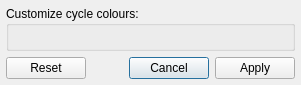
<ui version="4.0" >
 <class>HistoColorWindow</class>
 <widget class="QDialog" name="HistoColorWindow" >
  <property name="geometry" >
   <rect>
    <x>0</x>
    <y>0</y>
    <width>301</width>
    <height>85</height>
   </rect>
  </property>
  <property name="windowTitle" >
   <string>Cycles Color</string>
  </property>
  <layout class="QVBoxLayout" name="visualizationVLayout" >
   <property name="margin" >
    <number>6</number>
   </property>
   <item>
    <widget class="QGroupBox" name="groupBox" >
     <property name="title" >
      <string>Customize cycle colours:</string>
     </property>
     <layout class="QGridLayout" name="gridLayout" >
      <property name="margin" >
       <number>6</number>
      </property>
     </layout>
    </widget>
   </item>
   <item>
    <widget class="QDialogButtonBox" name="buttonBox" >
     <property name="orientation" >
      <enum>Qt::Horizontal</enum>
     </property>
     <property name="standardButtons" >
      <set>QDialogButtonBox::Apply|QDialogButtonBox::Cancel|QDialogButtonBox::Reset</set>
     </property>
    </widget>
   </item>
  </layout>
 </widget>
 <resources/>
 <connections>
  <connection>
   <sender>buttonBox</sender>
   <signal>accepted()</signal>
   <receiver>HistoColorWindow</receiver>
   <slot>accept()</slot>
   <hints>
    <hint type="sourcelabel" >
     <x>248</x>
     <y>254</y>
    </hint>
    <hint type="destinationlabel" >
     <x>157</x>
     <y>274</y>
    </hint>
   </hints>
  </connection>
  <connection>
   <sender>buttonBox</sender>
   <signal>rejected()</signal>
   <receiver>HistoColorWindow</receiver>
   <slot>reject()</slot>
   <hints>
    <hint type="sourcelabel" >
     <x>316</x>
     <y>260</y>
    </hint>
    <hint type="destinationlabel" >
     <x>286</x>
     <y>274</y>
    </hint>
   </hints>
  </connection>
 </connections>
</ui>
